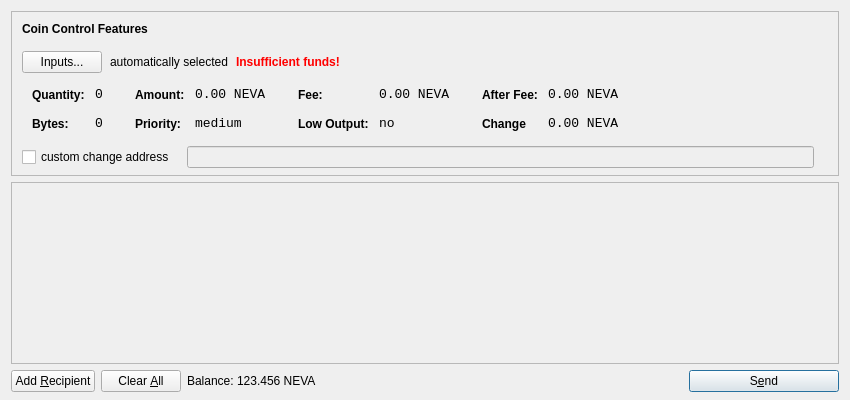
<?xml version="1.0" encoding="UTF-8"?>
<ui version="4.0">
 <class>SendCoinsDialog</class>
 <widget class="QDialog" name="SendCoinsDialog">
  <property name="geometry">
   <rect>
    <x>0</x>
    <y>0</y>
    <width>850</width>
    <height>400</height>
   </rect>
  </property>
  <property name="windowTitle">
   <string>Send Coins</string>
  </property>
  <layout class="QVBoxLayout" name="verticalLayout" stretch="0,1,0">
   <property name="bottomMargin">
    <number>8</number>
   </property>
   <item>
    <widget class="QFrame" name="frameCoinControl">
     <property name="sizePolicy">
      <sizepolicy hsizetype="Expanding" vsizetype="Expanding">
       <horstretch>0</horstretch>
       <verstretch>0</verstretch>
      </sizepolicy>
     </property>
     <property name="maximumSize">
      <size>
       <width>16777215</width>
       <height>16777215</height>
      </size>
     </property>
     <property name="frameShape">
      <enum>QFrame::StyledPanel</enum>
     </property>
     <property name="frameShadow">
      <enum>QFrame::Sunken</enum>
     </property>
     <layout class="QVBoxLayout" name="verticalLayoutCoinControl2">
      <property name="spacing">
       <number>-1</number>
      </property>
      <property name="leftMargin">
       <number>0</number>
      </property>
      <property name="topMargin">
       <number>0</number>
      </property>
      <property name="rightMargin">
       <number>0</number>
      </property>
      <property name="bottomMargin">
       <number>6</number>
      </property>
      <item>
       <layout class="QVBoxLayout" name="verticalLayoutCoinControl" stretch="0,0,0,0,1">
        <property name="spacing">
         <number>0</number>
        </property>
        <property name="leftMargin">
         <number>10</number>
        </property>
        <property name="topMargin">
         <number>10</number>
        </property>
        <item>
         <layout class="QHBoxLayout" name="horizontalLayoutCoinControl1">
          <property name="bottomMargin">
           <number>15</number>
          </property>
          <item>
           <widget class="QLabel" name="labelCoinControlFeatures">
            <property name="sizePolicy">
             <sizepolicy hsizetype="Preferred" vsizetype="Maximum">
              <horstretch>0</horstretch>
              <verstretch>0</verstretch>
             </sizepolicy>
            </property>
            <property name="font">
             <font>
              <weight>75</weight>
              <bold>true</bold>
             </font>
            </property>
            <property name="styleSheet">
             <string notr="true">font-weight:bold;</string>
            </property>
            <property name="text">
             <string>Coin Control Features</string>
            </property>
           </widget>
          </item>
         </layout>
        </item>
        <item>
         <layout class="QHBoxLayout" name="horizontalLayoutCoinControl2" stretch="0,0,0,0">
          <property name="spacing">
           <number>8</number>
          </property>
          <property name="bottomMargin">
           <number>10</number>
          </property>
          <item>
           <widget class="QPushButton" name="pushButtonCoinControl">
            <property name="styleSheet">
             <string notr="true"/>
            </property>
            <property name="text">
             <string>Inputs...</string>
            </property>
           </widget>
          </item>
          <item>
           <widget class="QLabel" name="labelCoinControlAutomaticallySelected">
            <property name="text">
             <string>automatically selected</string>
            </property>
            <property name="margin">
             <number>5</number>
            </property>
           </widget>
          </item>
          <item>
           <widget class="QLabel" name="labelCoinControlInsuffFunds">
            <property name="font">
             <font>
              <weight>75</weight>
              <bold>true</bold>
             </font>
            </property>
            <property name="styleSheet">
             <string notr="true">color:red;font-weight:bold;</string>
            </property>
            <property name="text">
             <string>Insufficient funds!</string>
            </property>
            <property name="margin">
             <number>5</number>
            </property>
           </widget>
          </item>
          <item>
           <spacer name="horizontalSpacerCoinControl">
            <property name="orientation">
             <enum>Qt::Horizontal</enum>
            </property>
            <property name="sizeHint" stdset="0">
             <size>
              <width>40</width>
              <height>1</height>
             </size>
            </property>
           </spacer>
          </item>
         </layout>
        </item>
        <item>
         <widget class="QWidget" name="widgetCoinControl" native="true">
          <property name="sizePolicy">
           <sizepolicy hsizetype="Preferred" vsizetype="Preferred">
            <horstretch>0</horstretch>
            <verstretch>0</verstretch>
           </sizepolicy>
          </property>
          <property name="minimumSize">
           <size>
            <width>0</width>
            <height>0</height>
           </size>
          </property>
          <property name="styleSheet">
           <string notr="true"/>
          </property>
          <layout class="QHBoxLayout" name="horizontalLayoutCoinControl5">
           <property name="margin">
            <number>0</number>
           </property>
           <item>
            <layout class="QHBoxLayout" name="horizontalLayoutCoinControl3" stretch="0,0,0,1">
             <property name="spacing">
              <number>20</number>
             </property>
             <property name="topMargin">
              <number>0</number>
             </property>
             <property name="bottomMargin">
              <number>10</number>
             </property>
             <item>
              <layout class="QFormLayout" name="formLayoutCoinControl1">
               <property name="horizontalSpacing">
                <number>10</number>
               </property>
               <property name="verticalSpacing">
                <number>14</number>
               </property>
               <property name="leftMargin">
                <number>10</number>
               </property>
               <property name="topMargin">
                <number>4</number>
               </property>
               <property name="rightMargin">
                <number>6</number>
               </property>
               <item row="0" column="0">
                <widget class="QLabel" name="labelCoinControlQuantityText">
                 <property name="styleSheet">
                  <string notr="true">font-weight:bold;</string>
                 </property>
                 <property name="text">
                  <string>Quantity:</string>
                 </property>
                 <property name="margin">
                  <number>0</number>
                 </property>
                </widget>
               </item>
               <item row="0" column="1">
                <widget class="QLabel" name="labelCoinControlQuantity">
                 <property name="font">
                  <font>
                   <family>Monospace</family>
                   <pointsize>10</pointsize>
                  </font>
                 </property>
                 <property name="cursor">
                  <cursorShape>IBeamCursor</cursorShape>
                 </property>
                 <property name="contextMenuPolicy">
                  <enum>Qt::ActionsContextMenu</enum>
                 </property>
                 <property name="text">
                  <string>0</string>
                 </property>
                 <property name="margin">
                  <number>0</number>
                 </property>
                 <property name="textInteractionFlags">
                  <set>Qt::LinksAccessibleByMouse|Qt::TextSelectableByKeyboard|Qt::TextSelectableByMouse</set>
                 </property>
                </widget>
               </item>
               <item row="1" column="0">
                <widget class="QLabel" name="labelCoinControlBytesText">
                 <property name="styleSheet">
                  <string notr="true">font-weight:bold;</string>
                 </property>
                 <property name="text">
                  <string>Bytes:</string>
                 </property>
                </widget>
               </item>
               <item row="1" column="1">
                <widget class="QLabel" name="labelCoinControlBytes">
                 <property name="font">
                  <font>
                   <family>Monospace</family>
                   <pointsize>10</pointsize>
                  </font>
                 </property>
                 <property name="cursor">
                  <cursorShape>IBeamCursor</cursorShape>
                 </property>
                 <property name="contextMenuPolicy">
                  <enum>Qt::ActionsContextMenu</enum>
                 </property>
                 <property name="text">
                  <string>0</string>
                 </property>
                 <property name="textInteractionFlags">
                  <set>Qt::LinksAccessibleByMouse|Qt::TextSelectableByKeyboard|Qt::TextSelectableByMouse</set>
                 </property>
                </widget>
               </item>
              </layout>
             </item>
             <item>
              <layout class="QFormLayout" name="formLayoutCoinControl2">
               <property name="horizontalSpacing">
                <number>10</number>
               </property>
               <property name="verticalSpacing">
                <number>14</number>
               </property>
               <property name="leftMargin">
                <number>6</number>
               </property>
               <property name="topMargin">
                <number>4</number>
               </property>
               <property name="rightMargin">
                <number>6</number>
               </property>
               <item row="0" column="0">
                <widget class="QLabel" name="labelCoinControlAmountText">
                 <property name="styleSheet">
                  <string notr="true">font-weight:bold;</string>
                 </property>
                 <property name="text">
                  <string>Amount:</string>
                 </property>
                 <property name="margin">
                  <number>0</number>
                 </property>
                </widget>
               </item>
               <item row="0" column="1">
                <widget class="QLabel" name="labelCoinControlAmount">
                 <property name="font">
                  <font>
                   <family>Monospace</family>
                   <pointsize>10</pointsize>
                  </font>
                 </property>
                 <property name="cursor">
                  <cursorShape>IBeamCursor</cursorShape>
                 </property>
                 <property name="contextMenuPolicy">
                  <enum>Qt::ActionsContextMenu</enum>
                 </property>
                 <property name="text">
                  <string notr="true">0.00 NEVA</string>
                 </property>
                 <property name="textInteractionFlags">
                  <set>Qt::LinksAccessibleByMouse|Qt::TextSelectableByKeyboard|Qt::TextSelectableByMouse</set>
                 </property>
                </widget>
               </item>
               <item row="1" column="0">
                <widget class="QLabel" name="labelCoinControlPriorityText">
                 <property name="styleSheet">
                  <string notr="true">font-weight:bold;</string>
                 </property>
                 <property name="text">
                  <string>Priority:</string>
                 </property>
                </widget>
               </item>
               <item row="1" column="1">
                <widget class="QLabel" name="labelCoinControlPriority">
                 <property name="font">
                  <font>
                   <family>Monospace</family>
                   <pointsize>10</pointsize>
                  </font>
                 </property>
                 <property name="cursor">
                  <cursorShape>IBeamCursor</cursorShape>
                 </property>
                 <property name="contextMenuPolicy">
                  <enum>Qt::ActionsContextMenu</enum>
                 </property>
                 <property name="text">
                  <string>medium</string>
                 </property>
                 <property name="textInteractionFlags">
                  <set>Qt::LinksAccessibleByMouse|Qt::TextSelectableByKeyboard|Qt::TextSelectableByMouse</set>
                 </property>
                </widget>
               </item>
              </layout>
             </item>
             <item>
              <layout class="QFormLayout" name="formLayoutCoinControl3">
               <property name="horizontalSpacing">
                <number>10</number>
               </property>
               <property name="verticalSpacing">
                <number>14</number>
               </property>
               <property name="leftMargin">
                <number>6</number>
               </property>
               <property name="topMargin">
                <number>4</number>
               </property>
               <property name="rightMargin">
                <number>6</number>
               </property>
               <item row="0" column="0">
                <widget class="QLabel" name="labelCoinControlFeeText">
                 <property name="styleSheet">
                  <string notr="true">font-weight:bold;</string>
                 </property>
                 <property name="text">
                  <string>Fee:</string>
                 </property>
                 <property name="margin">
                  <number>0</number>
                 </property>
                </widget>
               </item>
               <item row="0" column="1">
                <widget class="QLabel" name="labelCoinControlFee">
                 <property name="font">
                  <font>
                   <family>Monospace</family>
                   <pointsize>10</pointsize>
                  </font>
                 </property>
                 <property name="cursor">
                  <cursorShape>IBeamCursor</cursorShape>
                 </property>
                 <property name="contextMenuPolicy">
                  <enum>Qt::ActionsContextMenu</enum>
                 </property>
                 <property name="text">
                  <string notr="true">0.00 NEVA</string>
                 </property>
                 <property name="textInteractionFlags">
                  <set>Qt::LinksAccessibleByMouse|Qt::TextSelectableByKeyboard|Qt::TextSelectableByMouse</set>
                 </property>
                </widget>
               </item>
               <item row="1" column="0">
                <widget class="QLabel" name="labelCoinControlLowOutputText">
                 <property name="styleSheet">
                  <string notr="true">font-weight:bold;</string>
                 </property>
                 <property name="text">
                  <string>Low Output:</string>
                 </property>
                </widget>
               </item>
               <item row="1" column="1">
                <widget class="QLabel" name="labelCoinControlLowOutput">
                 <property name="font">
                  <font>
                   <family>Monospace</family>
                   <pointsize>10</pointsize>
                  </font>
                 </property>
                 <property name="cursor">
                  <cursorShape>IBeamCursor</cursorShape>
                 </property>
                 <property name="contextMenuPolicy">
                  <enum>Qt::ActionsContextMenu</enum>
                 </property>
                 <property name="text">
                  <string>no</string>
                 </property>
                 <property name="textInteractionFlags">
                  <set>Qt::LinksAccessibleByMouse|Qt::TextSelectableByKeyboard|Qt::TextSelectableByMouse</set>
                 </property>
                </widget>
               </item>
              </layout>
             </item>
             <item>
              <layout class="QFormLayout" name="formLayoutCoinControl4">
               <property name="horizontalSpacing">
                <number>10</number>
               </property>
               <property name="verticalSpacing">
                <number>14</number>
               </property>
               <property name="leftMargin">
                <number>6</number>
               </property>
               <property name="topMargin">
                <number>4</number>
               </property>
               <property name="rightMargin">
                <number>6</number>
               </property>
               <item row="0" column="0">
                <widget class="QLabel" name="labelCoinControlAfterFeeText">
                 <property name="styleSheet">
                  <string notr="true">font-weight:bold;</string>
                 </property>
                 <property name="text">
                  <string>After Fee:</string>
                 </property>
                 <property name="margin">
                  <number>0</number>
                 </property>
                </widget>
               </item>
               <item row="0" column="1">
                <widget class="QLabel" name="labelCoinControlAfterFee">
                 <property name="font">
                  <font>
                   <family>Monospace</family>
                   <pointsize>10</pointsize>
                  </font>
                 </property>
                 <property name="cursor">
                  <cursorShape>IBeamCursor</cursorShape>
                 </property>
                 <property name="contextMenuPolicy">
                  <enum>Qt::ActionsContextMenu</enum>
                 </property>
                 <property name="text">
                  <string notr="true">0.00 NEVA</string>
                 </property>
                 <property name="textInteractionFlags">
                  <set>Qt::LinksAccessibleByMouse|Qt::TextSelectableByKeyboard|Qt::TextSelectableByMouse</set>
                 </property>
                </widget>
               </item>
               <item row="1" column="0">
                <widget class="QLabel" name="labelCoinControlChangeText">
                 <property name="styleSheet">
                  <string notr="true">font-weight:bold;</string>
                 </property>
                 <property name="text">
                  <string>Change</string>
                 </property>
                </widget>
               </item>
               <item row="1" column="1">
                <widget class="QLabel" name="labelCoinControlChange">
                 <property name="font">
                  <font>
                   <family>Monospace</family>
                   <pointsize>10</pointsize>
                  </font>
                 </property>
                 <property name="cursor">
                  <cursorShape>IBeamCursor</cursorShape>
                 </property>
                 <property name="contextMenuPolicy">
                  <enum>Qt::ActionsContextMenu</enum>
                 </property>
                 <property name="text">
                  <string notr="true">0.00 NEVA</string>
                 </property>
                 <property name="textInteractionFlags">
                  <set>Qt::LinksAccessibleByMouse|Qt::TextSelectableByKeyboard|Qt::TextSelectableByMouse</set>
                 </property>
                </widget>
               </item>
              </layout>
             </item>
            </layout>
           </item>
          </layout>
         </widget>
        </item>
        <item>
         <layout class="QHBoxLayout" name="horizontalLayoutCoinControl4" stretch="0,0,0">
          <property name="spacing">
           <number>12</number>
          </property>
          <property name="sizeConstraint">
           <enum>QLayout::SetDefaultConstraint</enum>
          </property>
          <property name="topMargin">
           <number>5</number>
          </property>
          <property name="rightMargin">
           <number>5</number>
          </property>
          <item>
           <widget class="QCheckBox" name="checkBoxCoinControlChange">
            <property name="text">
             <string>custom change address</string>
            </property>
           </widget>
          </item>
          <item>
           <widget class="QLineEdit" name="lineEditCoinControlChange">
            <property name="enabled">
             <bool>false</bool>
            </property>
            <property name="sizePolicy">
             <sizepolicy hsizetype="Expanding" vsizetype="Fixed">
              <horstretch>0</horstretch>
              <verstretch>0</verstretch>
             </sizepolicy>
            </property>
           </widget>
          </item>
          <item>
           <widget class="QLabel" name="labelCoinControlChangeLabel">
            <property name="sizePolicy">
             <sizepolicy hsizetype="Preferred" vsizetype="Expanding">
              <horstretch>0</horstretch>
              <verstretch>0</verstretch>
             </sizepolicy>
            </property>
            <property name="minimumSize">
             <size>
              <width>0</width>
              <height>0</height>
             </size>
            </property>
            <property name="text">
             <string/>
            </property>
            <property name="margin">
             <number>3</number>
            </property>
           </widget>
          </item>
         </layout>
        </item>
        <item>
         <spacer name="verticalSpacerCoinControl">
          <property name="orientation">
           <enum>Qt::Vertical</enum>
          </property>
          <property name="sizeHint" stdset="0">
           <size>
            <width>800</width>
            <height>1</height>
           </size>
          </property>
         </spacer>
        </item>
       </layout>
      </item>
     </layout>
    </widget>
   </item>
   <item>
    <widget class="QScrollArea" name="scrollArea">
     <property name="widgetResizable">
      <bool>true</bool>
     </property>
     <widget class="QWidget" name="scrollAreaWidgetContents">
      <property name="geometry">
       <rect>
        <x>0</x>
        <y>0</y>
        <width>830</width>
        <height>165</height>
       </rect>
      </property>
      <layout class="QVBoxLayout" name="verticalLayout_2">
       <property name="margin">
        <number>0</number>
       </property>
       <item>
        <layout class="QVBoxLayout" name="entries">
         <property name="spacing">
          <number>6</number>
         </property>
        </layout>
       </item>
       <item>
        <spacer name="verticalSpacer">
         <property name="orientation">
          <enum>Qt::Vertical</enum>
         </property>
         <property name="sizeHint" stdset="0">
          <size>
           <width>20</width>
           <height>40</height>
          </size>
         </property>
        </spacer>
       </item>
      </layout>
     </widget>
    </widget>
   </item>
   <item>
    <layout class="QHBoxLayout" name="horizontalLayout">
     <item>
      <widget class="QPushButton" name="addButton">
       <property name="toolTip">
        <string>Send to multiple recipients at once</string>
       </property>
       <property name="text">
        <string>Add &amp;Recipient</string>
       </property>
       <property name="autoDefault">
        <bool>false</bool>
       </property>
      </widget>
     </item>
     <item>
      <widget class="QPushButton" name="clearButton">
       <property name="sizePolicy">
        <sizepolicy hsizetype="Minimum" vsizetype="Fixed">
         <horstretch>0</horstretch>
         <verstretch>0</verstretch>
        </sizepolicy>
       </property>
       <property name="toolTip">
        <string>Remove all transaction fields</string>
       </property>
       <property name="text">
        <string>Clear &amp;All</string>
       </property>
       <property name="autoRepeatDelay">
        <number>300</number>
       </property>
       <property name="autoDefault">
        <bool>false</bool>
       </property>
      </widget>
     </item>
     <item>
      <layout class="QHBoxLayout" name="horizontalLayout_2">
       <property name="spacing">
        <number>3</number>
       </property>
       <item>
        <widget class="QLabel" name="label">
         <property name="sizePolicy">
          <sizepolicy hsizetype="Preferred" vsizetype="Fixed">
           <horstretch>0</horstretch>
           <verstretch>0</verstretch>
          </sizepolicy>
         </property>
         <property name="text">
          <string>Balance:</string>
         </property>
        </widget>
       </item>
       <item>
        <widget class="QLabel" name="labelBalance">
         <property name="sizePolicy">
          <sizepolicy hsizetype="Preferred" vsizetype="Fixed">
           <horstretch>0</horstretch>
           <verstretch>0</verstretch>
          </sizepolicy>
         </property>
         <property name="cursor">
          <cursorShape>IBeamCursor</cursorShape>
         </property>
         <property name="text">
          <string notr="true">123.456 NEVA</string>
         </property>
         <property name="textInteractionFlags">
          <set>Qt::LinksAccessibleByMouse|Qt::TextSelectableByKeyboard|Qt::TextSelectableByMouse</set>
         </property>
        </widget>
       </item>
      </layout>
     </item>
     <item>
      <spacer name="horizontalSpacer">
       <property name="orientation">
        <enum>Qt::Horizontal</enum>
       </property>
       <property name="sizeHint" stdset="0">
        <size>
         <width>40</width>
         <height>20</height>
        </size>
       </property>
      </spacer>
     </item>
     <item>
      <widget class="QPushButton" name="sendButton">
       <property name="minimumSize">
        <size>
         <width>150</width>
         <height>0</height>
        </size>
       </property>
       <property name="toolTip">
        <string>Confirm the send action</string>
       </property>
       <property name="text">
        <string>S&amp;end</string>
       </property>
       <property name="icon">
        <iconset resource="../bitcoin.qrc">
         <normaloff>:/icons/send</normaloff>:/icons/send</iconset>
       </property>
       <property name="default">
        <bool>true</bool>
       </property>
      </widget>
     </item>
    </layout>
   </item>
  </layout>
 </widget>
 <resources>
  <include location="../bitcoin.qrc"/>
 </resources>
 <connections/>
</ui>
